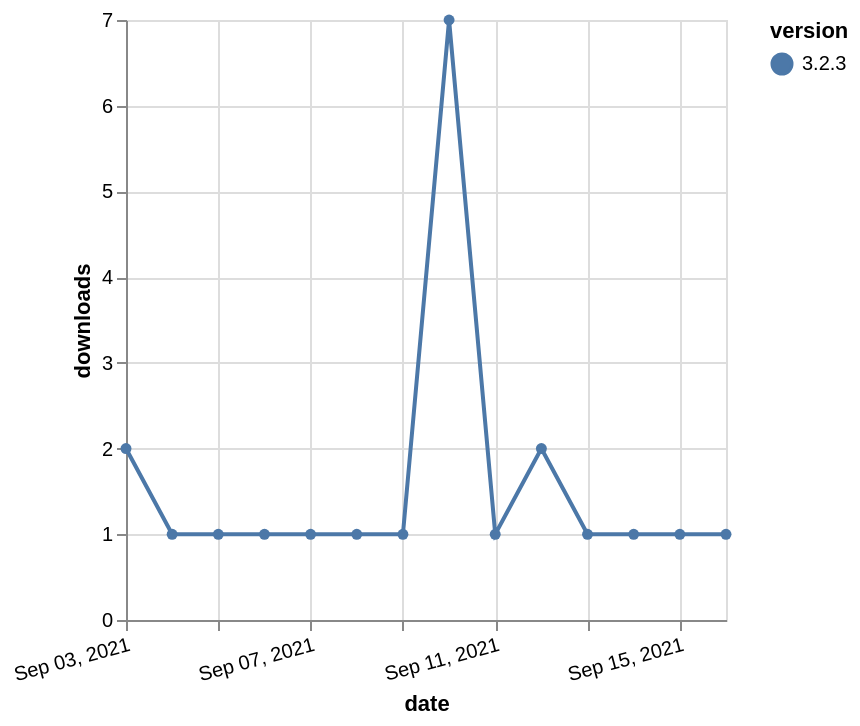

Write the Vega-Lite specification saved for this chart.
### Vega-Lite specification from a JSON file in a GitHub repository (floating-point values rounded to 4 significant figures)
{"$schema": "https://vega.github.io/schema/vega-lite/v5.json", "description": "A simple bar chart with embedded data.", "data": {"values": [{"date": "2021-09-03", "total": 503, "delta": 2, "version": "3.2.3"}, {"date": "2021-09-04", "total": 504, "delta": 1, "version": "3.2.3"}, {"date": "2021-09-05", "total": 505, "delta": 1, "version": "3.2.3"}, {"date": "2021-09-06", "total": 506, "delta": 1, "version": "3.2.3"}, {"date": "2021-09-07", "total": 507, "delta": 1, "version": "3.2.3"}, {"date": "2021-09-08", "total": 508, "delta": 1, "version": "3.2.3"}, {"date": "2021-09-09", "total": 509, "delta": 1, "version": "3.2.3"}, {"date": "2021-09-10", "total": 516, "delta": 7, "version": "3.2.3"}, {"date": "2021-09-11", "total": 517, "delta": 1, "version": "3.2.3"}, {"date": "2021-09-12", "total": 519, "delta": 2, "version": "3.2.3"}, {"date": "2021-09-13", "total": 520, "delta": 1, "version": "3.2.3"}, {"date": "2021-09-14", "total": 521, "delta": 1, "version": "3.2.3"}, {"date": "2021-09-15", "total": 522, "delta": 1, "version": "3.2.3"}, {"date": "2021-09-16", "total": 523, "delta": 1, "version": "3.2.3"}]}, "width": "container", "mark": {"type": "line", "point": {"filled": true}}, "encoding": {"x": {"field": "date", "type": "temporal", "timeUnit": "yearmonthdate", "title": "date", "axis": {"labelAngle": -15}}, "y": {"field": "delta", "type": "quantitative", "title": "downloads"}, "color": {"field": "version", "type": "nominal"}, "tooltip": {"field": "delta"}}}
